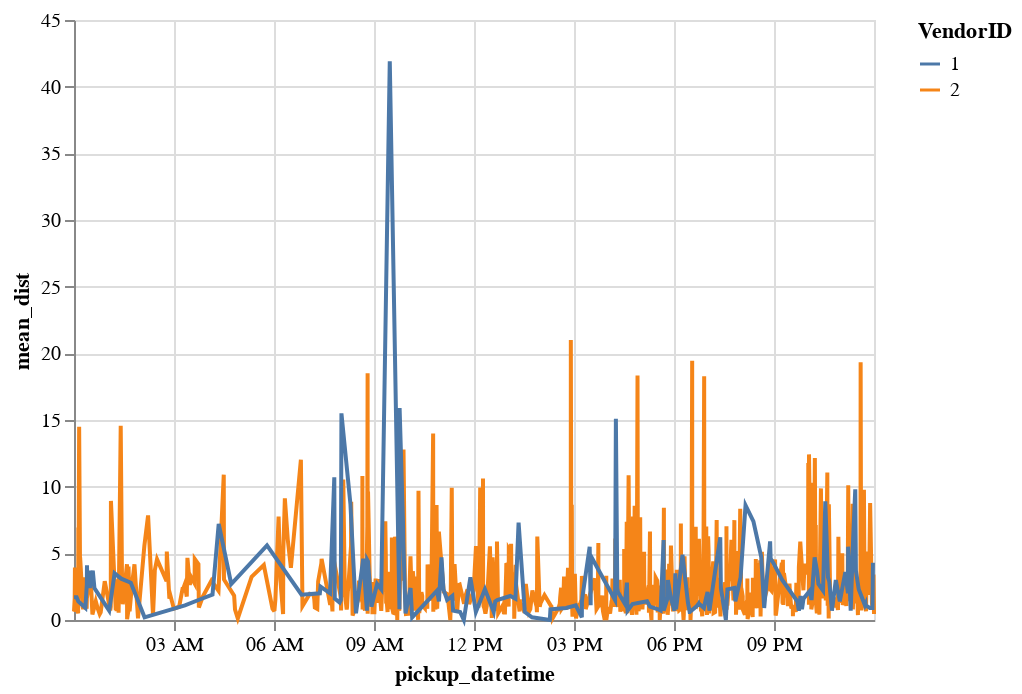

Notebook code cell kept with this figure:
### Markdown cell above
## Line Chart

### Code cell
alt.Chart(df[df['day']==17]).mark_line().encode(
    x = alt.X('pickup_datetime:T'),
    y = alt.Y('mean_dist:Q'),
    color= 'VendorID:N',
).transform_aggregate(
    mean_dist='mean(Trip_distance)',
    groupby=["VendorID", "pickup_datetime"]
)

### Figure 1 — Vega-Lite specification as saved in the notebook (floating-point values rounded to 4 significant figures; data arrays with more than 128 entries replaced by an {"elided": "..."} marker saying what was removed)
{"config": {"view": {"continuousWidth": 400, "continuousHeight": 300}}, "data": {"name": "data-8cf7e51640dc48adda16671a14a4507c"}, "mark": "line", "encoding": {"color": {"type": "nominal", "field": "VendorID"}, "x": {"type": "temporal", "field": "pickup_datetime"}, "y": {"type": "quantitative", "field": "mean_dist"}}, "transform": [{"aggregate": [{"op": "mean", "field": "Trip_distance", "as": "mean_dist"}], "groupby": ["VendorID", "pickup_datetime"]}], "$schema": "https://vega.github.io/schema/vega-lite/v4.0.2.json", "datasets": {"data-8cf7e51640dc48adda16671a14a4507c": {"elided": "881 records"}}}
